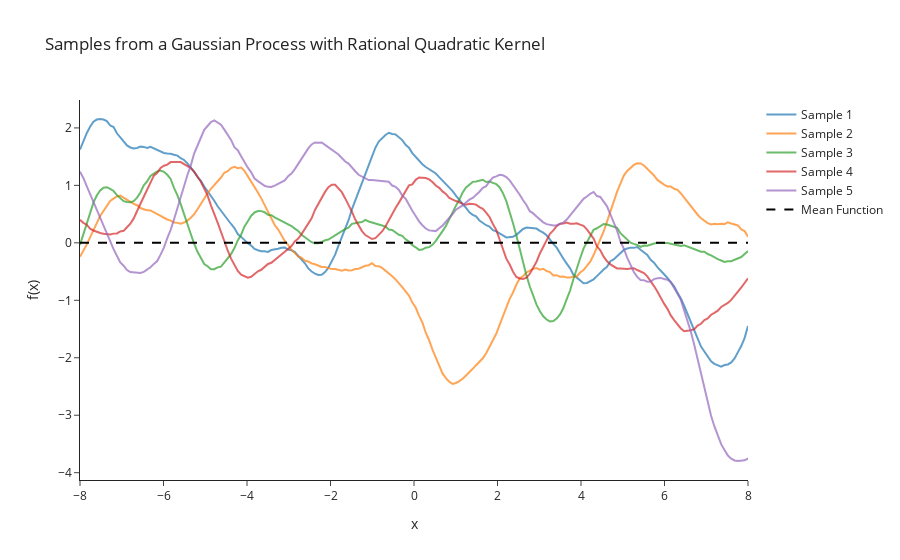

Notebook cell for this chart:
### Code cell
# --- Sample from a GP with Rational Quadratic Kernel ---
# Generate input points
X_test = jnp.linspace(-8.0, 8.0, 200)[:, None]  # Test inputs

# Define the Rational Quadratic kernel
rq_alpha = 1.0
rq_lengthscale = 1.0
rq_sigma = 1.0
rq_k = partial(
    rational_quadratic_kernel,
    alpha=rq_alpha,
    lengthscale=rq_lengthscale,
    sigma=rq_sigma,
)

# Sample functions
num_samples = 5
rq_samples = sample_from_gp(X_test, rq_k, num_samples=num_samples)

import plotly.graph_objs as go

fig = go.Figure()

for i in range(num_samples):
    fig.add_trace(
        go.Scatter(
            x=X_test[:, 0],
            y=rq_samples[i, :],
            mode="lines",
            name=f"Sample {i + 1}",
            opacity=0.7,
        )
    )

# Add the mean function (zero)
fig.add_trace(
    go.Scatter(
        x=X_test[:, 0],
        y=jnp.zeros_like(X_test[:, 0]),
        mode="lines",
        name="Mean Function",
        line=dict(color="black", dash="dash"),
    )
)

fig.update_layout(
    title="Samples from a Gaussian Process with Rational Quadratic Kernel",
    xaxis_title="x",
    yaxis_title="f(x)",
    template="simple_white",
)

fig.show()

### Figure 1 — Plotly figure (JSON) as saved in the notebook; plotly's stock layout.template omitted (floating-point values rounded to 4 significant figures; data arrays with more than 128 entries replaced by an {"elided": "..."} marker saying what was removed)
{"data": [{"mode": "lines", "name": "Sample 1", "opacity": 0.7, "type": "scatter", "x": {"elided": "200 float values"}, "y": {"elided": "200 float values"}}, {"mode": "lines", "name": "Sample 2", "opacity": 0.7, "type": "scatter", "x": {"elided": "200 float values"}, "y": {"elided": "200 float values"}}, {"mode": "lines", "name": "Sample 3", "opacity": 0.7, "type": "scatter", "x": {"elided": "200 float values"}, "y": {"elided": "200 float values"}}, {"mode": "lines", "name": "Sample 4", "opacity": 0.7, "type": "scatter", "x": {"elided": "200 float values"}, "y": {"elided": "200 float values"}}, {"mode": "lines", "name": "Sample 5", "opacity": 0.7, "type": "scatter", "x": {"elided": "200 float values"}, "y": {"elided": "200 float values"}}, {"line": {"color": "black", "dash": "dash"}, "mode": "lines", "name": "Mean Function", "type": "scatter", "x": {"elided": "200 float values"}, "y": {"elided": "200 float values"}}], "layout": {"title": {"text": "Samples from a Gaussian Process with Rational Quadratic Kernel"}, "xaxis": {"title": {"text": "x"}}, "yaxis": {"title": {"text": "f(x)"}}}}
